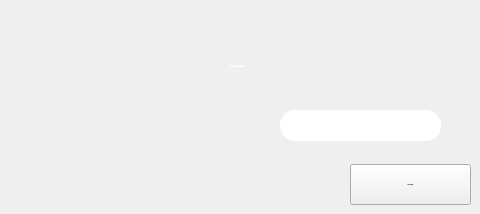
       <widget class="QWidget" name="Supprimer">
        <property name="maximumSize">
         <size>
          <width>797</width>
          <height>16777215</height>
         </size>
        </property>
        <property name="font">
         <font>
          <family>century gothic</family>
          <pointsize>-1</pointsize>
          <weight>75</weight>
          <italic>false</italic>
          <bold>true</bold>
         </font>
        </property>
        <property name="kk" stdset="0">
         <string/>
        </property>
        <attribute name="title">
         <string>Supprimer un plat</string>
        </attribute>
        <widget class="QLabel" name="label_supp">
         <property name="geometry">
          <rect>
           <x>230</x>
           <y>50</y>
           <width>231</width>
           <height>31</height>
          </rect>
         </property>
         <property name="font">
          <font>
           <family>century gothic</family>
           <pointsize>-1</pointsize>
           <weight>50</weight>
           <italic>false</italic>
           <bold>false</bold>
           <underline>true</underline>
           <strikeout>false</strikeout>
          </font>
         </property>
         <property name="styleSheet">
          <string notr="true">
color:white;


</string>
         </property>
         <property name="text">
          <string>Saisir le code du plat à supprimer :</string>
         </property>
         <property name="textFormat">
          <enum>Qt::RichText</enum>
         </property>
         <property name="scaledContents">
          <bool>false</bool>
         </property>
        </widget>
        <widget class="QLabel" name="label_codeplatsupp">
         <property name="geometry">
          <rect>
           <x>160</x>
           <y>110</y>
           <width>101</width>
           <height>31</height>
          </rect>
         </property>
         <property name="font">
          <font>
           <family>century gothic</family>
           <pointsize>-1</pointsize>
           <weight>50</weight>
           <italic>false</italic>
           <bold>false</bold>
          </font>
         </property>
         <property name="styleSheet">
          <string notr="true">color:white;
border-radius:15px;</string>
         </property>
         <property name="text">
          <string>Code Plat :</string>
         </property>
        </widget>
        <widget class="QLineEdit" name="lineEdit_codeplatsupp">
         <property name="geometry">
          <rect>
           <x>280</x>
           <y>110</y>
           <width>161</width>
           <height>31</height>
          </rect>
         </property>
         <property name="font">
          <font>
           <family>century gothic</family>
           <pointsize>-1</pointsize>
           <weight>75</weight>
           <bold>true</bold>
          </font>
         </property>
         <property name="styleSheet">
          <string notr="true">border-radius:15px;
</string>
         </property>
         <property name="maxLength">
          <number>8</number>
         </property>
         <property name="alignment">
          <set>Qt::AlignCenter</set>
         </property>
        </widget>
        <widget class="QPushButton" name="supprimerplat">
         <property name="geometry">
          <rect>
           <x>350</x>
           <y>164</y>
           <width>121</width>
           <height>41</height>
          </rect>
         </property>
         <property name="font">
          <font>
           <family>century gothic</family>
           <pointsize>-1</pointsize>
           <weight>75</weight>
           <italic>false</italic>
           <bold>true</bold>
          </font>
         </property>
         <property name="text">
          <string>SUPPRIMER</string>
         </property>
        </widget>
       </widget>
